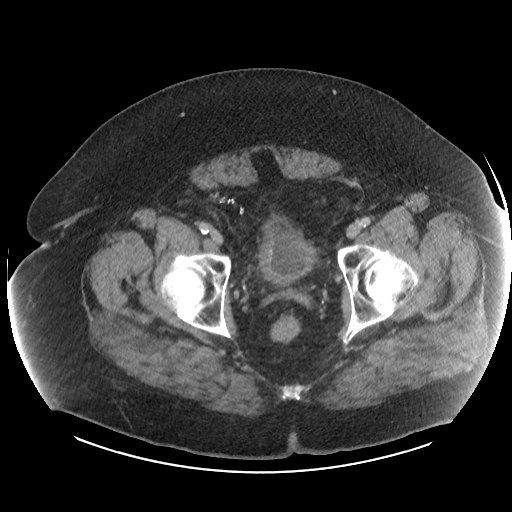
#> input picture data/data_as_jpg/CT-024.jpg, 512 x 512 px; its folder holds only this picture in this run
$ python transform_data_thresholding.py
#> lines starting #> are read from the running program, lines starting #| are printed output that depends on the picture; after the words box and inside, x2 and y2 are one past the last pixel; in counts of white or black regions, pixels touching at a corner belong together
import os
import cv2
import numpy as np
import pandas as pd


def draw_and_store_bounding_rectangles_within_images():
    """
    Draw rectangular boxes (outer and inner) within image contours to extract features from
    A CSV file containing patient IDs and the coordinates of the bounding boxes
    """
    # Define the path to the dataset folder
    dataset_path = "../data/data_as_jpg"
    output_path = "../data/processed_data"

    # Create the output folder if it doesn't exist
    if not os.path.exists(output_path):
        os.makedirs(output_path)
    # create a list to store rectangle coordinates
    data_list = []

    # Traverse the dataset folder
    for root, _, files in os.walk(dataset_path):
        for file in files:
            if file.endswith('.jpg'):  # Check if the file is a .jpg file
                image_path = os.path.join(root, file)

                # Step 1: Read the image
                original_image = cv2.imread(image_path, cv2.IMREAD_GRAYSCALE)  # Load in grayscale
#> original_image is the input picture: shape (512, 512); min 0, max 255, mean 53

                # Step 2: Apply Otsu's thresholding
                th, mask = cv2.threshold(original_image, 0, 255, cv2.THRESH_BINARY + cv2.THRESH_OTSU)
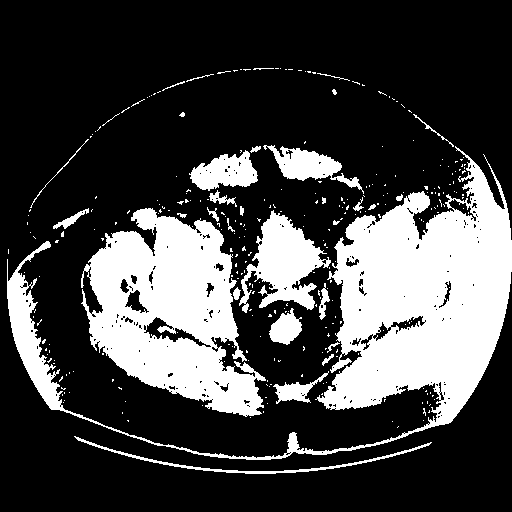
#> mask: shape (512, 512); 26.7% white; 300 white regions (267 under 20 px)
#> th = 79
                print(file,th)
#| CT-024.jpg 79.0
                # Step 3: Find contours
                contours, _ = cv2.findContours(mask, cv2.RETR_EXTERNAL, cv2.CHAIN_APPROX_SIMPLE)
#> contours = 292 contours, 273 with area under 20; largest, box (x1, y1, x2, y2) and area: (7, 146, 512, 460) 35361, (81, 208, 266, 417) 22587, (239, 210, 331, 313) 4217, (189, 150, 258, 191) 1634, (263, 145, 364, 194) 1614

                # Step 4: Get the largest contour
                largest_contour = max(contours, key=cv2.contourArea)
#> largest_contour = contour of 1774 points, box (x1, y1, x2, y2) (7, 146, 512, 460), area 35361

                # Step 5: Calculate bounding rectangle
                x, y, w, h = cv2.boundingRect(largest_contour)
#> x = 7; y = 146; w = 505; h = 314

                # Step 6: Draw the outer rectangle on the original image
                cv2.rectangle(
                    img=original_image,
                    pt1=(x, y),
                    pt2=(x + w, y + h),
                    color=(255, 255, 255),  # white border
                    thickness=2
                    )

                # Step 7: Fit an ellipse inside the bounding rectangle
                center = (x + w // 2, y + h // 2)  # Center of the rectangle
#> center = (259, 303)
                axes = (w // 2, h // 2)  # Semi-major and semi-minor axes
#> axes = (252, 157)
                angle = 0  # No rotation
                # [12 lines of commented-out code are left out]
                inner_rect_w = int(axes[0] * np.sqrt(2))  # sqrt(2) * semi major axis = width
#> inner_rect_w = 356
                inner_rect_h = int(axes[1] * np.sqrt(2))  # sqrt(2) * semi minor axis = height
#> inner_rect_h = 222

                # Calculate the top-left corner of the inner rectangle
                inner_rect_x = center[0] - inner_rect_w // 2
#> inner_rect_x = 81
                inner_rect_y = center[1] - inner_rect_h // 2
#> inner_rect_y = 192

                cv2.rectangle(
                    img=original_image,
                    pt1=(inner_rect_x, inner_rect_y),
                    pt2=(inner_rect_x + inner_rect_w, inner_rect_y + inner_rect_h),
                    color=(255, 255, 255),  # border
                    thickness=2
                    )
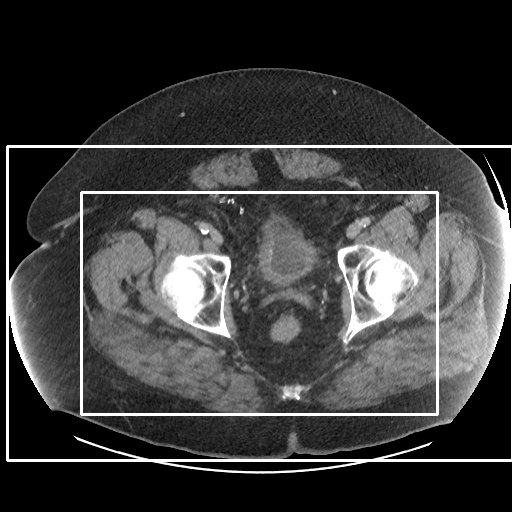
#> original_image: shape (512, 512); min 0, max 255, mean 59.4

                data_list.append(
                    {"patient_id": file.split(".jpg")[0], "outer_rect_coordinates": (x, y, x + w, y + h),
                     "inner_rect_coordinates": (
                         inner_rect_x, inner_rect_y, inner_rect_x + inner_rect_w, inner_rect_y + inner_rect_h)}
                    )
                # Step 9: Save the processed image to the output folder
                output_file_path = os.path.join(output_path, file)  # Save with the same name
                cv2.imwrite(output_file_path, original_image)
                print(f"Saved processed image to: {output_file_path}")

    processed_data_dataframe = pd.DataFrame(data_list)
#> processed_data_dataframe = table of 1 rows and 3 columns
    processed_data_dataframe.to_csv("../data/processed_data.csv", index=False)

draw_and_store_bounding_rectangles_within_images()

$ run again, on data/data_as_jpg/CT-102.jpg
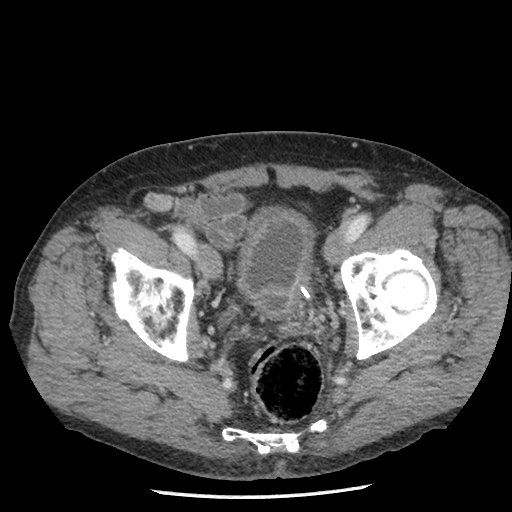
#> input picture data/data_as_jpg/CT-102.jpg, 512 x 512 px
#> in draw_and_store_bounding_rectangles_within_images, original_image is the input picture: shape (512, 512); min 0, max 255, mean 62
#> in draw_and_store_bounding_rectangles_within_images, `th, mask = cv2.threshold(original_image, 0, 255, cv2.THRESH_BINARY + c..`:
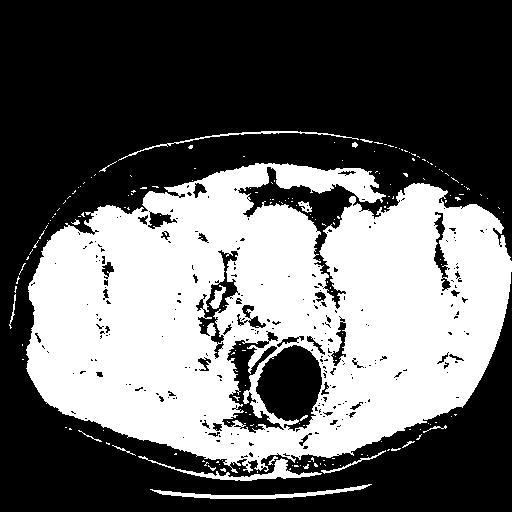
#> mask: shape (512, 512); 39.4% white; 188 white regions (170 under 20 px)
#> th = 75
#| CT-102.jpg 75.0
#> contours = 162 contours, 155 with area under 20; largest, box (x1, y1, x2, y2) and area: (26, 163, 512, 473) 109267, (138, 456, 322, 481) 670, (150, 484, 372, 499) 615, (118, 131, 359, 161) 201, (321, 450, 386, 474) 82, (298, 201, 312, 213) 66, (9, 294, 16, 329) 25
#> largest_contour = contour of 1532 points, box (x1, y1, x2, y2) (26, 163, 512, 473), area 109267
#> x = 26; y = 163; w = 486; h = 310
#> center = (269, 318)
#> axes = (243, 155)
#> inner_rect_w = 343
#> inner_rect_h = 219
#> inner_rect_x = 98
#> inner_rect_y = 209
#> in draw_and_store_bounding_rectangles_within_images, `cv2.rectangle( img=original_image, pt1=(inner_rect_x, inner_rect_y), p..`:
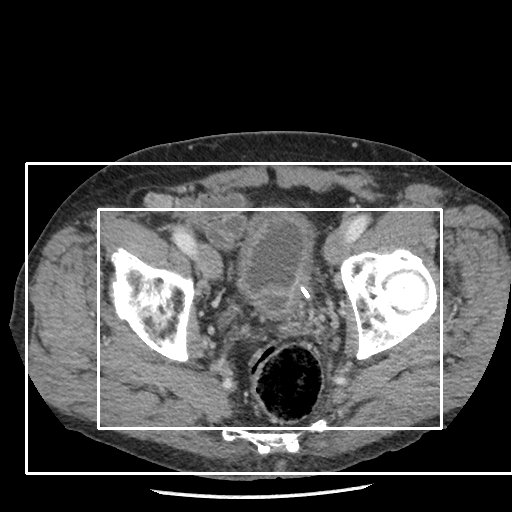
#> original_image: shape (512, 512); min 0, max 255, mean 67.6
#> processed_data_dataframe = table of 1 rows and 3 columns

$ run again, on data/data_as_jpg/CT-107.jpg
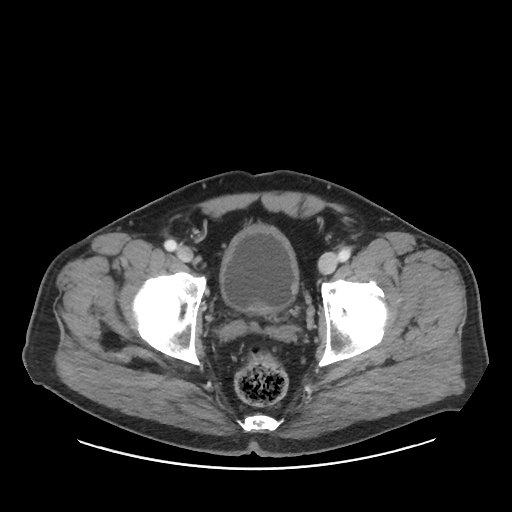
#> input picture data/data_as_jpg/CT-107.jpg, 512 x 512 px
#> in draw_and_store_bounding_rectangles_within_images, original_image is the input picture: shape (512, 512); min 0, max 255, mean 42.1
#> in draw_and_store_bounding_rectangles_within_images, `th, mask = cv2.threshold(original_image, 0, 255, cv2.THRESH_BINARY + c..`:
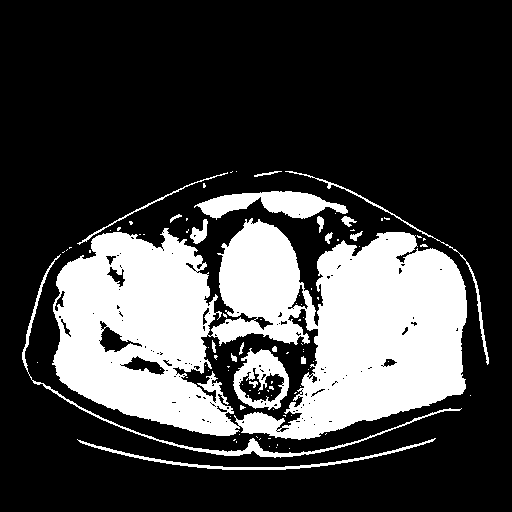
#> mask: shape (512, 512); 26.1% white; 94 white regions (74 under 20 px)
#> th = 73
#| CT-107.jpg 73.0
#> contours = 52 contours, 39 with area under 20; largest, box (x1, y1, x2, y2) and area: (52, 218, 467, 440) 68596, (194, 191, 348, 220) 2230, (22, 254, 462, 458) 1157, (77, 438, 436, 470) 702, (285, 171, 489, 365) 364
#> largest_contour = contour of 1050 points, box (x1, y1, x2, y2) (52, 218, 467, 440), area 68596
#> x = 52; y = 218; w = 415; h = 222
#> center = (259, 329)
#> axes = (207, 111)
#> inner_rect_w = 292
#> inner_rect_h = 156
#> inner_rect_x = 113
#> inner_rect_y = 251
#> in draw_and_store_bounding_rectangles_within_images, `cv2.rectangle( img=original_image, pt1=(inner_rect_x, inner_rect_y), p..`:
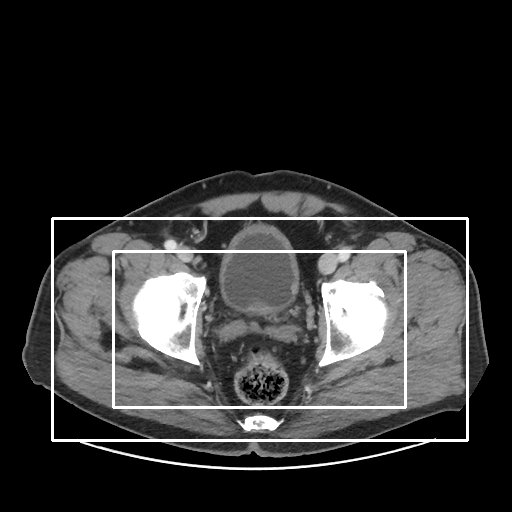
#> original_image: shape (512, 512); min 0, max 255, mean 46.8
#> processed_data_dataframe = table of 1 rows and 3 columns
